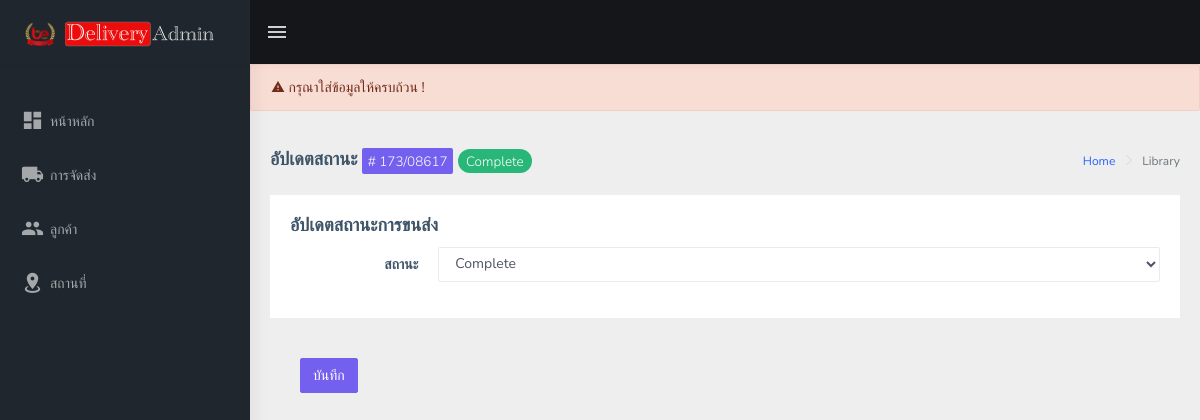
Screenshot of /admin/Delivery/delivery-update-status.php?updateid=622 with the database file from the repository.
### tables this page shows
CREATE TABLE `delivery` (
  `ID` int(10) NOT NULL,
  `Job` varchar(200) DEFAULT NULL,
  `Queuedate` varchar(200) DEFAULT NULL,
  `Deliverydate` varchar(200) DEFAULT NULL,
  `Sentdate` varchar(200) DEFAULT NULL,
  `Type` varchar(200) DEFAULT NULL,
  `Staff` varchar(200) DEFAULT NULL,
  `Cname` varchar(200) DEFAULT NULL,
  `Cphone` varchar(200) DEFAULT NULL,
  `Cchanel` varchar(200) DEFAULT NULL,
  `Clocation` varchar(200) DEFAULT NULL,
  `Clink` varchar(1000) DEFAULT NULL,
  `Cstatus` varchar(200) DEFAULT NULL,
  `Mile` varchar(200) DEFAULT NULL,
  `Time` varchar(200) DEFAULT NULL,
  `Area` varchar(200) DEFAULT NULL,
  `Route` varchar(200) DEFAULT NULL,
  `Item` varchar(200) DEFAULT NULL,
  `Qty` varchar(200) DEFAULT NULL,
  `Other` varchar(200) DEFAULT NULL,
  `Remark` varchar(200) DEFAULT NULL,
  `Image` varchar(200) DEFAULT NULL,
  `CreationDate` timestamp NOT NULL DEFAULT current_timestamp() ON UPDATE current_timestamp()
);

### admin/Delivery/delivery-update-status.php (the view, shortened to what this page needs)
<?php
include('../../dbconnection.php');
?>
<!DOCTYPE html>
<html dir="ltr" lang="en">
<head>
    <link rel="stylesheet" type="text/css" href="../../assets/libs/select2/dist/css/select2.min.css">
    <link rel="stylesheet" type="text/css" href="../../assets/libs/jquery-minicolors/jquery.minicolors.css">
    <link rel="stylesheet" type="text/css" href="../../assets/libs/bootstrap-datepicker/dist/css/bootstrap-datepicker.min.css">
    <link rel="stylesheet" type="text/css" href="../../assets/libs/quill/dist/quill.snow.css">
    <link href="../../dist/css/style.min.css" rel="stylesheet">
</head>
<body>
    <div id="main-wrapper">
        <header class="topbar" data-navbarbg="skin5">
            <nav class="navbar top-navbar navbar-expand-md navbar-dark">
                <div class="navbar-header" data-logobg="skin5">
                    <a class="navbar-brand" href="index.html">
                        <b class="logo-icon p-l-10">
                            <img src="../../assets/images/icon.png" alt="homepage" class="light-logo" />
                        </b>
                        <span class="logo-text">
                            <img src="../../assets/images/text.png" alt="homepage" class="light-logo" />
                        </span>
                    </a>
                </div>
                <div class="navbar-collapse collapse" id="navbarSupportedContent" data-navbarbg="skin5">
                    <ul class="navbar-nav float-left mr-auto">
                        <li class="nav-item d-none d-md-block"><a class="nav-link sidebartoggler waves-effect waves-light" href="javascript:void(0)" data-sidebartype="mini-sidebar"><i class="mdi mdi-menu font-24"></i></a></li>
                    </ul>
                </div>
            </nav>
        </header>
        <aside class="left-sidebar" data-sidebarbg="skin5">
            <div class="scroll-sidebar">
                <nav class="sidebar-nav">
                    <ul id="sidebarnav" class="p-t-30">
                        <li class="sidebar-item"> <a class="sidebar-link waves-effect waves-dark sidebar-link" href="../index.php" aria-expanded="false"><i class="mdi mdi-view-dashboard"></i><span class="hide-menu">หน้าหลัก</span></a></li>
                        <li class="sidebar-item"> <a class="sidebar-link waves-effect waves-dark sidebar-link" href="delivery-report.php" aria-expanded="false"><i class="mdi mdi-truck"></i><span class="hide-menu">การจัดส่ง</span></a></li>
                        <li class="sidebar-item"> <a class="sidebar-link waves-effect waves-dark sidebar-link" href="../Customer/customer-report.php" aria-expanded="false"><i class="mdi mdi-account-multiple"></i><span class="hide-menu">ลูกค้า</span></a></li>
                        <li class="sidebar-item"> <a class="sidebar-link waves-effect waves-dark sidebar-link" href="../Location/location-report.php" aria-expanded="false"><i class="mdi mdi-map-marker-radius"></i><span class="hide-menu">สถานที่</span></a></li>
                    </ul>
                </nav>
            </div>
        </aside>
        <div class="page-wrapper">
        <?php
        if ($query) {
            echo '<div class="alert alert-success" role="alert">
            <i class="mdi mdi-checkbox-marked-circle-outline"></i> บันทึกรายการสำเร็จ !
            <a href="delivery-report.php"> กลับหน้าหลัก </a>
          </div>';
        } else {
            echo '<div class="alert alert-danger" role="alert">
            <i class="mdi mdi-alert"></i> กรุณาใส่ข้อมูลให้ครบถ้วน !
          </div>';
        }
        ?>
        <?php
                                $uid = $_GET['updateid'];
                                $ret = mysqli_query($con, "select * from delivery where ID='$uid'");
                                while ($row = mysqli_fetch_array($ret)) {
                                ?>
            <div class="page-breadcrumb">
                <div class="row">
                    <div class="col-12 d-flex no-block align-items-center">
                    <h4 class="page-title">อัปเดตสถานะ <span class="badge badge-primary"># <?php echo $row['Job']; ?></span> <span><?php if ($row['Cstatus'] == 'ลงคิว') {
                                                        echo '<span class="badge badge-pill badge-secondary">ลงคิว</span>';
                                                    } else if ($row['Cstatus'] == 'รอ รับ/ส่ง สินค้า') {
                                                        echo '<span class="badge badge-pill badge-warning">รอ รับ/ส่ง สินค้า</span>';
                                                    } else if ($row['Cstatus'] == 'Complete') {
                                                        echo '<span class="badge badge-pill badge-success">Complete</span>';
                                                    }?></span></h4>
                        <div class="ml-auto text-right">
                            <nav aria-label="breadcrumb">
                                <ol class="breadcrumb">
                                    <li class="breadcrumb-item"><a href="#">Home</a></li>
                                    <li class="breadcrumb-item active" aria-current="page">Library</li>
                                </ol>
                            </nav>
                        </div>
                    </div>
                </div>
            </div>
            <div class="container-fluid">
                <form method="POST" enctype="multipart/form-data">
                    <div class="row">
                    <div class="col-md-12">
                            <div class="card">
                                <div class="card-body">
                                    <h4 class="card-title">อัปเดตสถานะการขนส่ง</h4>
                                    <div class="form-group row">
                                        <label for="email1" class="col-sm-2 text-right control-label col-form-label">สถานะ</label>
                                        <div class="col-sm-10">
                                            <select class="form-control" name="cstatus">
                                                <option value="<?php echo $row['Cstatus']; ?>"><?php echo $row['Cstatus']; ?></option>
                                            </select>
                                        </div>
                                    </div>
                                </div>
                            </div>
                        </div>
                    </div>
                    <div class="col-sm-12">
                        <div class="card-body">
                            <button type="submit" name="submit" class="btn btn-primary">บันทึก</button>
                        </div>
                    </div>
                </form>
            </div>
            <?php
                                } ?>
        </div>
    </div>
</body>
</html>

### rows the page displays
delivery: Job "173/08617", shows "Complete", cstatus "Complete"
